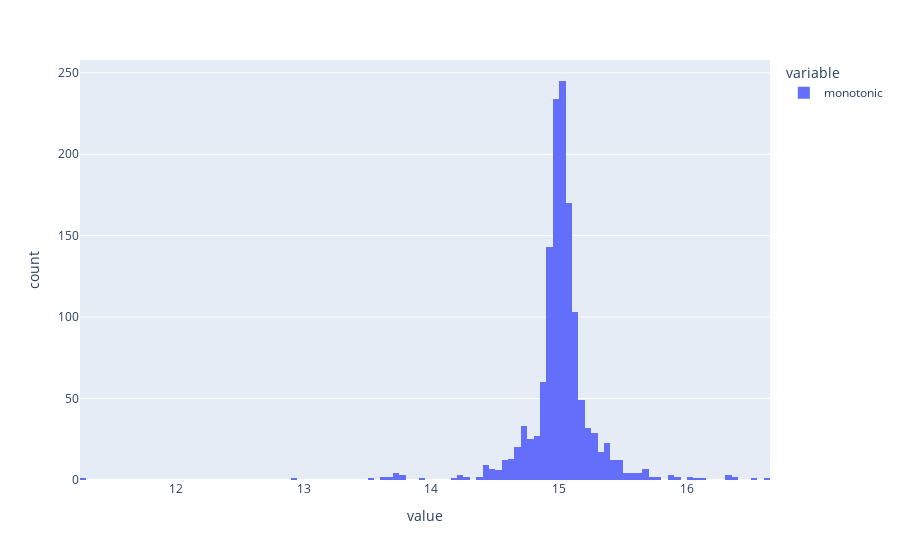

Notebook code cell kept with this figure:
### Code cell
px.histogram(1/(camera['monotonic'] - camera['monotonic'].shift(1)))

### Figure 1 — Plotly figure (JSON) as saved in the notebook; plotly's stock layout.template omitted (floating-point values rounded to 4 significant figures; data arrays with more than 128 entries replaced by an {"elided": "..."} marker saying what was removed)
{"data": [{"alignmentgroup": "True", "bingroup": "x", "hovertemplate": "variable=monotonic<br>value=%{x}<br>count=%{y}<extra></extra>", "legendgroup": "monotonic", "marker": {"color": "#636efa", "pattern": {"shape": ""}}, "name": "monotonic", "offsetgroup": "monotonic", "orientation": "v", "showlegend": true, "type": "histogram", "x": {"elided": "1345 float values"}, "xaxis": "x", "yaxis": "y"}], "layout": {"barmode": "relative", "legend": {"title": {"text": "variable"}, "tracegroupgap": 0}, "margin": {"t": 60}, "xaxis": {"anchor": "y", "domain": [0, 1], "title": {"text": "value"}}, "yaxis": {"anchor": "x", "domain": [0, 1], "title": {"text": "count"}}}}
